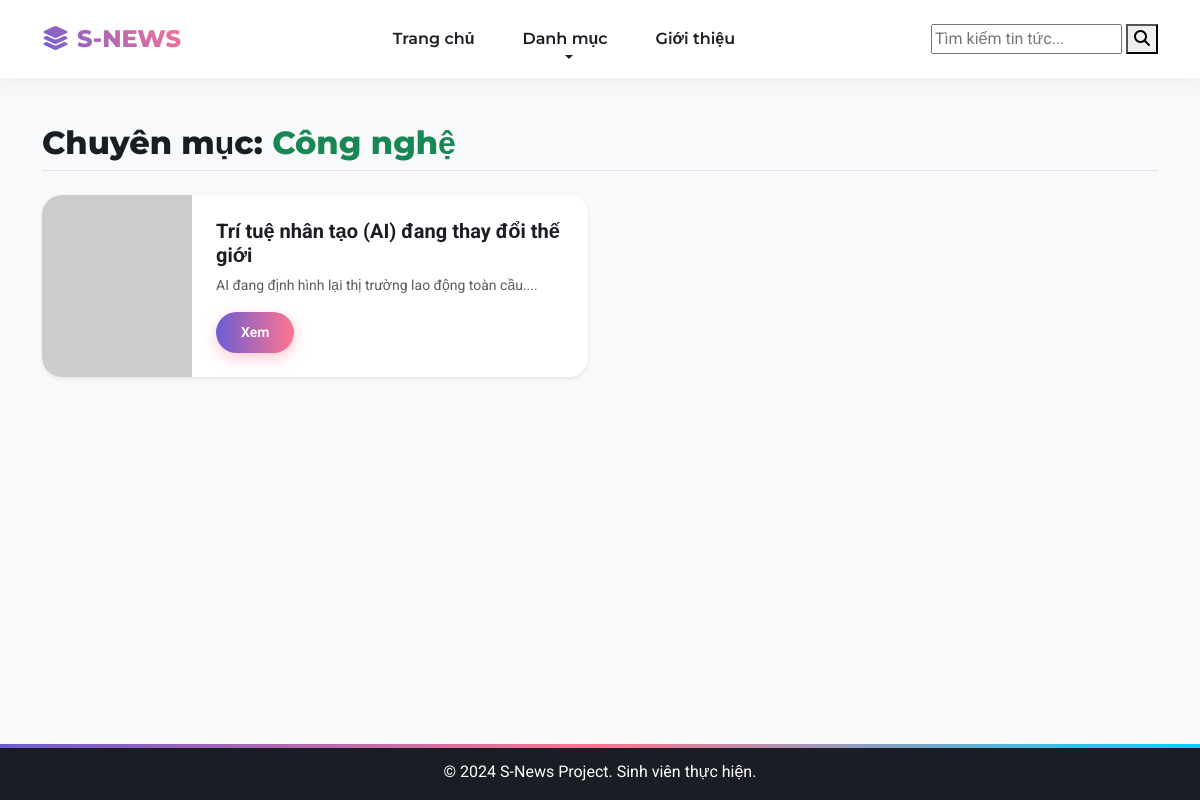
The page /pages/category.php?cat=Công+nghệ on the database its author committed.
### tables this page shows
CREATE TABLE articles (
    id INT AUTO_INCREMENT PRIMARY KEY,
    title VARCHAR(255) NOT NULL,
    summary TEXT,
    content LONGTEXT,
    image_url VARCHAR(255),
    category VARCHAR(50) DEFAULT 'Tin tức',  
    views INT DEFAULT 0,
    likes INT DEFAULT 0,
    created_at TIMESTAMP DEFAULT CURRENT_TIMESTAMP
);

### classes/Database.php (called while the page is built, shortened)
<?php
class Database {
    private $host = "localhost";
    private $db_name = "s_news_db";
    private $username = "root";
    private $password = "";
    public function getConnection() {
        $this->conn = null;
        try {
            $this->conn = new PDO("mysql:host=" . $this->host . ";dbname=" . $this->db_name, $this->username, $this->password);
            $this->conn->exec("set names utf8mb4");
            $this->conn->setAttribute(PDO::ATTR_ERRMODE, PDO::ERRMODE_EXCEPTION);
        } catch(PDOException $exception) {
            echo "Loi ket noi: " . $exception->getMessage();
        }
        return $this->conn;
    }
}
?>

### pages/category.php (the view)
<?php
require_once '../classes/BasePage.php';
class CategoryPage extends BasePage {
    protected function renderBody() {
        $cat = isset($_GET['cat']) ? $_GET['cat'] : 'Thời sự';
        echo '<h2 class="mb-4 border-bottom pb-2">Chuyên mục: <span class="text-success">'.htmlspecialchars($cat).'</span></h2>';
        $stmt = $this->db->prepare("SELECT * FROM articles WHERE category = ? ORDER BY created_at DESC");
        $stmt->execute([$cat]);
        echo '<div class="row">';
        if($stmt->rowCount() > 0) {
            while ($row = $stmt->fetch(PDO::FETCH_ASSOC)) {
                $img = $this->getImageUrl($row['image_url']);
                echo '
                <div class="col-md-6 mb-4">
                    <div class="card h-100 shadow-sm flex-row overflow-hidden">
                        <img src="'.$img.'" class="card-img-left" style="width: 150px; object-fit: cover;">
                        <div class="card-body">
                            <h5 class="card-title"><a href="detail.php?id='.$row['id'].'" class="text-decoration-none">'.$row['title'].'</a></h5>
                            <p class="card-text small text-muted">'.substr($row['summary'], 0, 80).'...</p>
                            <a href="detail.php?id='.$row['id'].'" class="btn btn-sm btn-outline-primary">Xem</a>
                        </div>
                    </div>
                </div>';
            }
        } else {
            echo '<div class="col-12"><div class="alert alert-warning">Chưa có bài viết trong mục này.</div></div>';
        }
        echo '</div>';
    }
}
$page = new CategoryPage("Danh mục " . $_GET['cat']);
$page->render();
?>

### css/style.css (style rules this page uses)
:root { --color-primary: #6C5DD3; --color-secondary: #FF758F; --color-accent: #00D2FF; --bg-body: #F5F7FA; --text-dark: #1A1D23; --text-gray: #64748B; --card-shadow: 0 10px 30px rgba(108, 93, 211, 0.15); --hover-shadow: 0 20px 40px rgba(108, 93, 211, 0.25); }
body { background-color: var(--bg-body); font-family: 'Roboto', sans-serif; color: var(--text-dark); overflow-x: hidden; }
.card { border: none !important; border-radius: 20px !important; background: #fff; overflow: hidden; box-shadow: var(--card-shadow); transition: all 0.4s cubic-bezier(0.175, 0.885, 0.32, 1.275); animation: fadeInUp 0.8s both; }
.card-body { padding: 1.5rem; position: relative; background: #fff; z-index: 1; }
.card-title a { color: var(--text-dark); font-weight: 700; text-decoration: none; background-image: linear-gradient(to right, var(--color-primary) 0%, var(--color-secondary) 100%); background-size: 0% 2px; background-repeat: no-repeat; background-position: left bottom; transition: background-size 0.3s; }
.btn-primary, .btn-outline-primary { background: linear-gradient(90deg, var(--color-primary), var(--color-secondary), var(--color-primary)); background-size: 200% auto; border: none; color: #fff; font-weight: 600; border-radius: 50px; padding: 10px 25px; box-shadow: 0 5px 15px rgba(255, 117, 143, 0.4); transition: 0.5s; animation: gradientFlow 3s infinite linear; }
h1, h2, h3 { font-family: 'Montserrat', sans-serif; font-weight: 800; color: var(--text-dark); }

### rows shown on the page
articles: title "Trí tuệ nhân tạo (AI) đang thay đổi thế giới", summary "AI đang định hình lại thị trường lao động toàn cầu."

### other values the page prints
$cat "Công nghệ"
